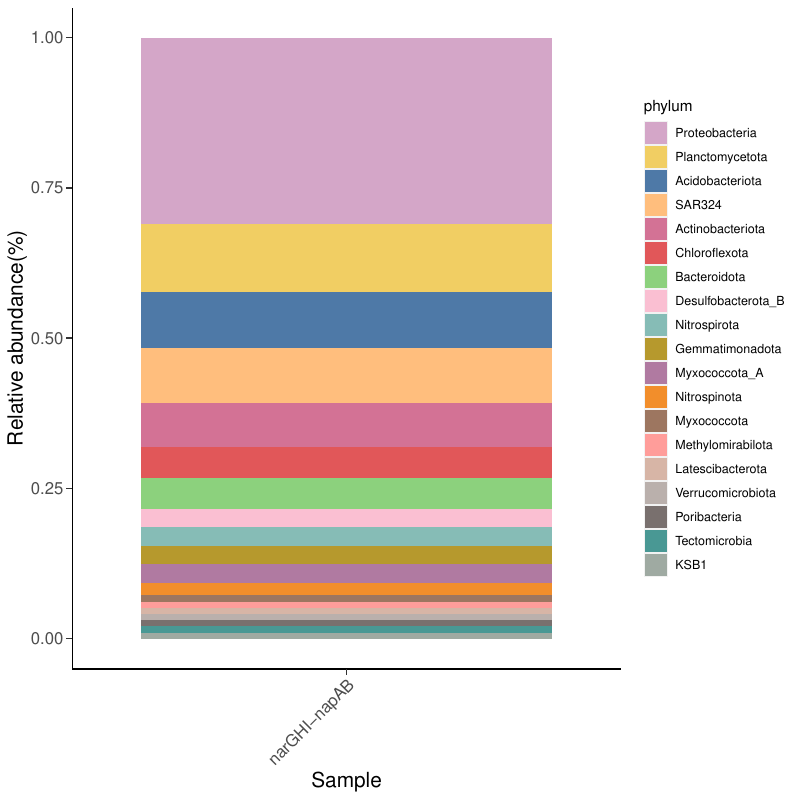

Generate this figure with R:
library(ggplot2)
data <- read.csv("narGHI-napAB.csv", header = T, check.names = F)
data$phylum <- factor(data$phylum,levels = c("Proteobacteria","Planctomycetota","Acidobacteriota","SAR324","Actinobacteriota","Chloroflexota","Bacteroidota","Desulfobacterota_B","Nitrospirota","Gemmatimonadota","Myxococcota_A","Nitrospinota","Myxococcota","Methylomirabilota","Latescibacterota","Verrucomicrobiota","Poribacteria","Tectomicrobia","KSB1"))
mycol <- c("#d4a6c8","#f1ce63","#4e79a7","#ffbe7d","#d37295","#e15759","#8cd17d","#fabfd2","#86bcb6","#b6992d","#b07aa1","#f28e2b","#9d7660","#ff9d9a","#d7b5a6","#bab0ac","#79706e","#499894","#9faaa2")
p <- ggplot(data, aes(x=gene, y=num, fill=phylum)) + geom_bar(stat = "identity",position ="fill") + scale_fill_manual(values=mycol) + labs(x = "Sample" , y = "Relative abundance(%)") + theme(axis.title=element_text(size=15),axis.text.x = element_text(angle=45, hjust = 1, vjust = 1 ,size = 12),axis.text.y = element_text(size = 12),axis.ticks.length=unit(0.15,"cm") ,panel.background = element_blank(),axis.line = element_line(color = "black"))
ggsave("narGHI-napAB.pdf",p,width = 8,height = 8)